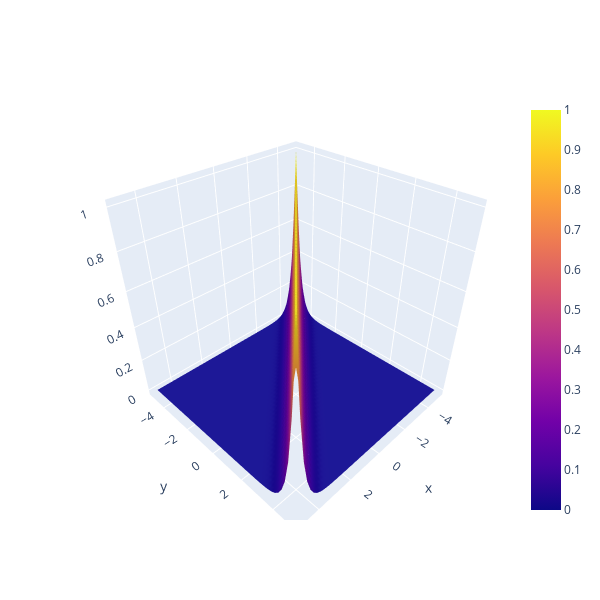

Here is the notebook cell this chart was saved with:
### Code cell
K = rbf_kernel(x, x, gamma=3.)
plot_kernels(xx, yy, K)

### Figure 1 — Plotly figure (JSON) as saved in the notebook; plotly's stock layout.template omitted (floating-point values rounded to 4 significant figures; data arrays with more than 128 entries replaced by an {"elided": "..."} marker saying what was removed)
{"data": [{"type": "surface", "x": {"elided": "50x50 float values"}, "y": {"elided": "50x50 float values"}, "z": {"elided": "50x50 float values"}}], "layout": {"autosize": true, "height": 600, "hovermode": "closest", "showlegend": false, "width": 600, "xaxis": {"showspikes": false, "title": {"text": "x1"}}, "yaxis": {"showspikes": false, "title": {"text": "x2"}}}}
